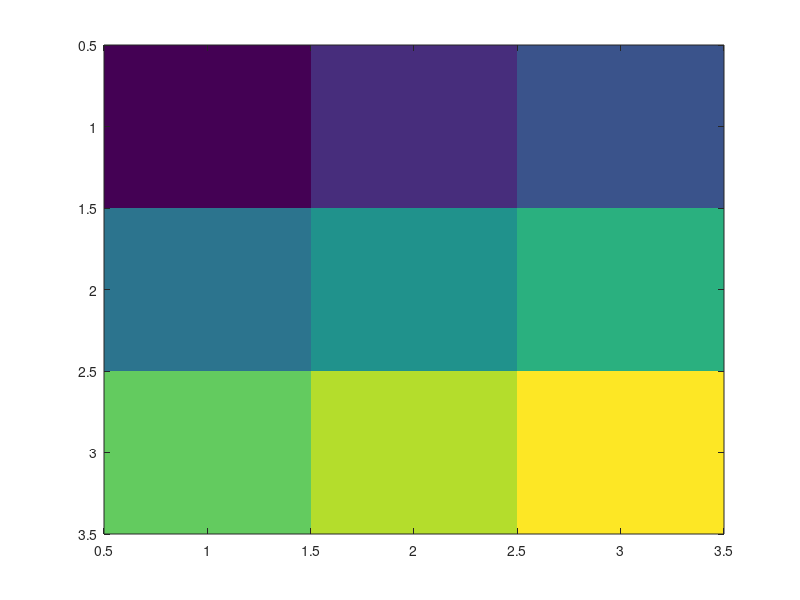

MATLAB code for this plot: (Note: this script raises an error after producing the figure.)
C = [0  2   4   6;
     8  10  12  14;
     16 18  20  22];
imagesc(C);
colorbar

%%
x = [5 8];
y = [3 6];
imagesc(x, y, C)

%%
clims = [4  18];
imagesc(C, clims);
colorbar

%%
C = [
    1   2   3;
    4   5   6;
    7   8   9;
    ];
im = imagesc(C);
im.AlphaData = .5;

%%
Z = 10 + peaks;
surf(Z);
hold on
imagesc(Z);